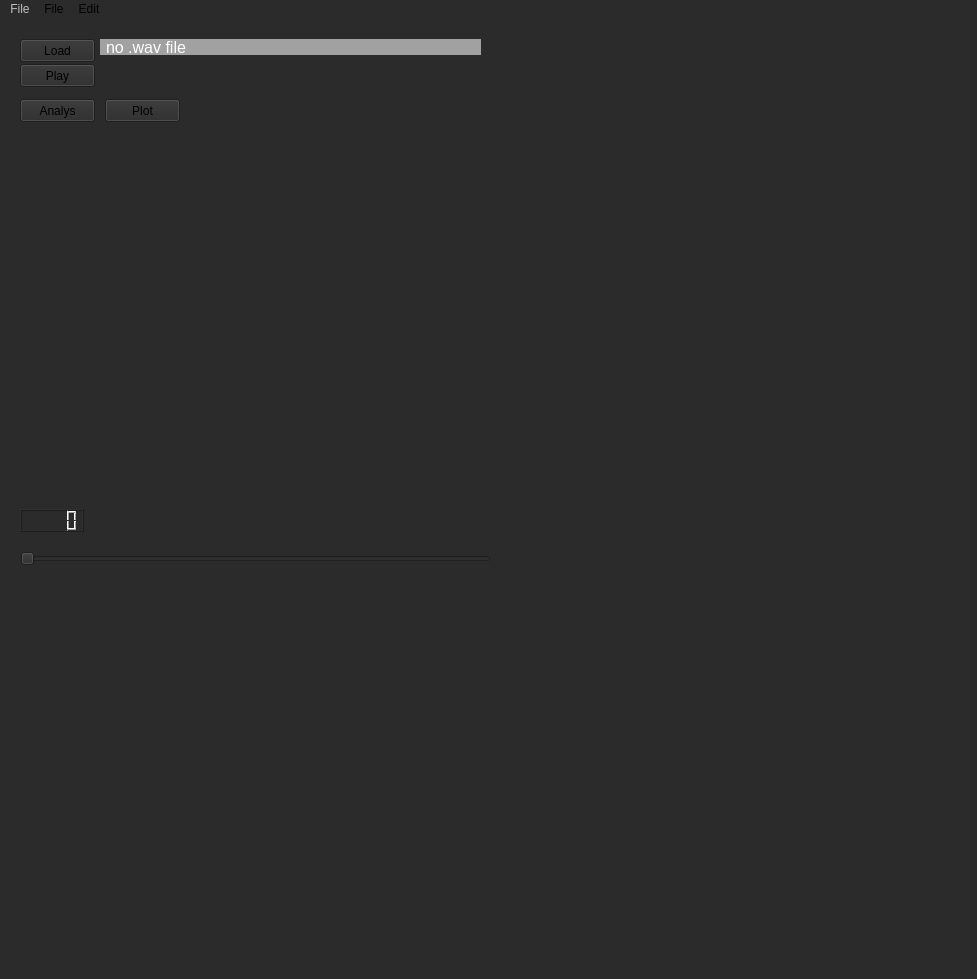
<?xml version="1.0" encoding="UTF-8"?>
<ui version="4.0">
 <class>MainWindow</class>
 <widget class="QMainWindow" name="MainWindow">
  <property name="geometry">
   <rect>
    <x>0</x>
    <y>0</y>
    <width>977</width>
    <height>979</height>
   </rect>
  </property>
  <property name="minimumSize">
   <size>
    <width>761</width>
    <height>485</height>
   </size>
  </property>
  <property name="windowTitle">
   <string>MainWindow</string>
  </property>
  <property name="styleSheet">
   <string notr="true">background-color: rgb(255, 255, 255);
background-color: rgb(43, 43, 43);
</string>
  </property>
  <widget class="QWidget" name="centralwidget">
   <widget class="QPushButton" name="load_btn">
    <property name="geometry">
     <rect>
      <x>20</x>
      <y>20</y>
      <width>75</width>
      <height>23</height>
     </rect>
    </property>
    <property name="text">
     <string>Load</string>
    </property>
   </widget>
   <widget class="QLabel" name="label">
    <property name="geometry">
     <rect>
      <x>100</x>
      <y>20</y>
      <width>381</width>
      <height>16</height>
     </rect>
    </property>
    <property name="font">
     <font>
      <pointsize>12</pointsize>
     </font>
    </property>
    <property name="styleSheet">
     <string notr="true">background-color:rgb(161, 161, 161);
color: rgb(255, 255, 255);
padding:2px;</string>
    </property>
    <property name="text">
     <string>no .wav file</string>
    </property>
   </widget>
   <widget class="QPushButton" name="play_btn">
    <property name="geometry">
     <rect>
      <x>20</x>
      <y>45</y>
      <width>75</width>
      <height>23</height>
     </rect>
    </property>
    <property name="text">
     <string>Play</string>
    </property>
   </widget>
   <widget class="QPushButton" name="ana_btn">
    <property name="geometry">
     <rect>
      <x>20</x>
      <y>80</y>
      <width>75</width>
      <height>23</height>
     </rect>
    </property>
    <property name="text">
     <string>Analys</string>
    </property>
   </widget>
   <widget class="WaveMplCanvas" name="figure1" native="true">
    <property name="geometry">
     <rect>
      <x>25</x>
      <y>135</y>
      <width>466</width>
      <height>171</height>
     </rect>
    </property>
   </widget>
   <widget class="QPushButton" name="plot_btn">
    <property name="geometry">
     <rect>
      <x>105</x>
      <y>80</y>
      <width>75</width>
      <height>23</height>
     </rect>
    </property>
    <property name="text">
     <string>Plot</string>
    </property>
   </widget>
   <widget class="GwtMplCanvas" name="figure2" native="true">
    <property name="geometry">
     <rect>
      <x>25</x>
      <y>315</y>
      <width>466</width>
      <height>171</height>
     </rect>
    </property>
   </widget>
   <widget class="QSlider" name="atTimeSlider">
    <property name="geometry">
     <rect>
      <x>20</x>
      <y>530</y>
      <width>471</width>
      <height>19</height>
     </rect>
    </property>
    <property name="maximum">
     <number>99</number>
    </property>
    <property name="singleStep">
     <number>1</number>
    </property>
    <property name="orientation">
     <enum>Qt::Horizontal</enum>
    </property>
   </widget>
   <widget class="SpectrumAtTimeMplCanvas" name="figure3" native="true">
    <property name="geometry">
     <rect>
      <x>20</x>
      <y>560</y>
      <width>471</width>
      <height>171</height>
     </rect>
    </property>
   </widget>
   <widget class="QLCDNumber" name="lcdNumber">
    <property name="geometry">
     <rect>
      <x>20</x>
      <y>490</y>
      <width>64</width>
      <height>23</height>
     </rect>
    </property>
   </widget>
  </widget>
  <widget class="QMenuBar" name="menubar">
   <property name="geometry">
    <rect>
     <x>0</x>
     <y>0</y>
     <width>977</width>
     <height>24</height>
    </rect>
   </property>
   <property name="palette">
    <palette>
     <active>
      <colorrole role="Button">
       <brush brushstyle="SolidPattern">
        <color alpha="255">
         <red>43</red>
         <green>43</green>
         <blue>43</blue>
        </color>
       </brush>
      </colorrole>
      <colorrole role="Base">
       <brush brushstyle="SolidPattern">
        <color alpha="255">
         <red>43</red>
         <green>43</green>
         <blue>43</blue>
        </color>
       </brush>
      </colorrole>
      <colorrole role="Window">
       <brush brushstyle="SolidPattern">
        <color alpha="255">
         <red>43</red>
         <green>43</green>
         <blue>43</blue>
        </color>
       </brush>
      </colorrole>
     </active>
     <inactive>
      <colorrole role="Button">
       <brush brushstyle="SolidPattern">
        <color alpha="255">
         <red>43</red>
         <green>43</green>
         <blue>43</blue>
        </color>
       </brush>
      </colorrole>
      <colorrole role="Base">
       <brush brushstyle="SolidPattern">
        <color alpha="255">
         <red>43</red>
         <green>43</green>
         <blue>43</blue>
        </color>
       </brush>
      </colorrole>
      <colorrole role="Window">
       <brush brushstyle="SolidPattern">
        <color alpha="255">
         <red>43</red>
         <green>43</green>
         <blue>43</blue>
        </color>
       </brush>
      </colorrole>
     </inactive>
     <disabled>
      <colorrole role="Button">
       <brush brushstyle="SolidPattern">
        <color alpha="255">
         <red>43</red>
         <green>43</green>
         <blue>43</blue>
        </color>
       </brush>
      </colorrole>
      <colorrole role="Base">
       <brush brushstyle="SolidPattern">
        <color alpha="255">
         <red>43</red>
         <green>43</green>
         <blue>43</blue>
        </color>
       </brush>
      </colorrole>
      <colorrole role="Window">
       <brush brushstyle="SolidPattern">
        <color alpha="255">
         <red>43</red>
         <green>43</green>
         <blue>43</blue>
        </color>
       </brush>
      </colorrole>
     </disabled>
    </palette>
   </property>
   <widget class="QMenu" name="menuFile">
    <property name="enabled">
     <bool>false</bool>
    </property>
    <property name="contextMenuPolicy">
     <enum>Qt::DefaultContextMenu</enum>
    </property>
    <property name="autoFillBackground">
     <bool>false</bool>
    </property>
    <property name="styleSheet">
     <string notr="true">background-color: rgb(73, 73, 73)
</string>
    </property>
    <property name="title">
     <string>File</string>
    </property>
    <property name="icon">
     <iconset>
      <normaloff>:/icon_fifi/icon_fifics.png</normaloff>:/icon_fifi/icon_fifics.png</iconset>
    </property>
    <property name="separatorsCollapsible">
     <bool>false</bool>
    </property>
   </widget>
   <widget class="QMenu" name="menuFiSig">
    <property name="autoFillBackground">
     <bool>false</bool>
    </property>
    <property name="styleSheet">
     <string notr="true">background-color: rgb(73, 73, 73);
border-right-color: rgb(0, 0, 0);
color: rgb(255, 255, 255);
border-color: rgb(0, 0, 0);</string>
    </property>
    <property name="title">
     <string>File</string>
    </property>
    <addaction name="actionOpen_wav_2"/>
    <addaction name="actionClose_2"/>
   </widget>
   <widget class="QMenu" name="menuEdit">
    <property name="styleSheet">
     <string notr="true">color: rgb(255, 255, 255);</string>
    </property>
    <property name="title">
     <string>Edit</string>
    </property>
   </widget>
   <addaction name="menuFile"/>
   <addaction name="menuFiSig"/>
   <addaction name="menuEdit"/>
  </widget>
  <widget class="QStatusBar" name="statusbar"/>
  <action name="actionOpen_wav">
   <property name="text">
    <string>Open(.wav)</string>
   </property>
  </action>
  <action name="actionClose">
   <property name="text">
    <string>Close</string>
   </property>
  </action>
  <action name="actionOpen_wav_2">
   <property name="text">
    <string>Open(.wav)</string>
   </property>
  </action>
  <action name="actionClose_2">
   <property name="checkable">
    <bool>false</bool>
   </property>
   <property name="text">
    <string>Close</string>
   </property>
  </action>
 </widget>
 <customwidgets>
  <customwidget>
   <class>WaveMplCanvas</class>
   <extends>QWidget</extends>
   <header>FiSig.MplCanvas.h</header>
   <container>1</container>
   <slots>
    <slot>updateAtTime()</slot>
   </slots>
  </customwidget>
  <customwidget>
   <class>GwtMplCanvas</class>
   <extends>QWidget</extends>
   <header>FiSig.MplCanvas.h</header>
   <container>1</container>
   <slots>
    <slot>updateAtTime()</slot>
   </slots>
  </customwidget>
  <customwidget>
   <class>SpectrumAtTimeMplCanvas</class>
   <extends>QWidget</extends>
   <header>FiSig.MplCanvas.h</header>
   <container>1</container>
   <slots>
    <slot>updateAtTime()</slot>
   </slots>
  </customwidget>
 </customwidgets>
 <tabstops>
  <tabstop>load_btn</tabstop>
 </tabstops>
 <resources/>
 <connections>
  <connection>
   <sender>load_btn</sender>
   <signal>clicked()</signal>
   <receiver>MainWindow</receiver>
   <slot>openFileDialog()</slot>
   <hints>
    <hint type="sourcelabel">
     <x>57</x>
     <y>55</y>
    </hint>
    <hint type="destinationlabel">
     <x>380</x>
     <y>242</y>
    </hint>
   </hints>
  </connection>
  <connection>
   <sender>actionClose_2</sender>
   <signal>triggered()</signal>
   <receiver>MainWindow</receiver>
   <slot>close()</slot>
   <hints>
    <hint type="sourcelabel">
     <x>-1</x>
     <y>-1</y>
    </hint>
    <hint type="destinationlabel">
     <x>380</x>
     <y>242</y>
    </hint>
   </hints>
  </connection>
  <connection>
   <sender>actionOpen_wav_2</sender>
   <signal>triggered()</signal>
   <receiver>MainWindow</receiver>
   <slot>openFileDialog()</slot>
   <hints>
    <hint type="sourcelabel">
     <x>-1</x>
     <y>-1</y>
    </hint>
    <hint type="destinationlabel">
     <x>380</x>
     <y>242</y>
    </hint>
   </hints>
  </connection>
  <connection>
   <sender>MainWindow</sender>
   <signal>fileloaded(QString)</signal>
   <receiver>label</receiver>
   <slot>setText(QString)</slot>
   <hints>
    <hint type="sourcelabel">
     <x>380</x>
     <y>242</y>
    </hint>
    <hint type="destinationlabel">
     <x>290</x>
     <y>54</y>
    </hint>
   </hints>
  </connection>
  <connection>
   <sender>MainWindow</sender>
   <signal>fileloaded(QString)</signal>
   <receiver>MainWindow</receiver>
   <slot>flashStatusBar()</slot>
   <hints>
    <hint type="sourcelabel">
     <x>380</x>
     <y>242</y>
    </hint>
    <hint type="destinationlabel">
     <x>380</x>
     <y>242</y>
    </hint>
   </hints>
  </connection>
  <connection>
   <sender>play_btn</sender>
   <signal>clicked()</signal>
   <receiver>MainWindow</receiver>
   <slot>playAudio()</slot>
   <hints>
    <hint type="sourcelabel">
     <x>57</x>
     <y>80</y>
    </hint>
    <hint type="destinationlabel">
     <x>380</x>
     <y>242</y>
    </hint>
   </hints>
  </connection>
  <connection>
   <sender>MainWindow</sender>
   <signal>fileloaded(QString)</signal>
   <receiver>MainWindow</receiver>
   <slot>setAudioFile()</slot>
   <hints>
    <hint type="sourcelabel">
     <x>380</x>
     <y>242</y>
    </hint>
    <hint type="destinationlabel">
     <x>380</x>
     <y>242</y>
    </hint>
   </hints>
  </connection>
  <connection>
   <sender>ana_btn</sender>
   <signal>clicked()</signal>
   <receiver>MainWindow</receiver>
   <slot>analys()</slot>
   <hints>
    <hint type="sourcelabel">
     <x>57</x>
     <y>115</y>
    </hint>
    <hint type="destinationlabel">
     <x>380</x>
     <y>242</y>
    </hint>
   </hints>
  </connection>
  <connection>
   <sender>plot_btn</sender>
   <signal>clicked()</signal>
   <receiver>MainWindow</receiver>
   <slot>plot()</slot>
   <hints>
    <hint type="sourcelabel">
     <x>142</x>
     <y>115</y>
    </hint>
    <hint type="destinationlabel">
     <x>380</x>
     <y>242</y>
    </hint>
   </hints>
  </connection>
  <connection>
   <sender>atTimeSlider</sender>
   <signal>valueChanged(int)</signal>
   <receiver>figure3</receiver>
   <slot>updateAtTime()</slot>
   <hints>
    <hint type="sourcelabel">
     <x>590</x>
     <y>112</y>
    </hint>
    <hint type="destinationlabel">
     <x>611</x>
     <y>215</y>
    </hint>
   </hints>
  </connection>
  <connection>
   <sender>atTimeSlider</sender>
   <signal>valueChanged(int)</signal>
   <receiver>lcdNumber</receiver>
   <slot>display(int)</slot>
   <hints>
    <hint type="sourcelabel">
     <x>733</x>
     <y>112</y>
    </hint>
    <hint type="destinationlabel">
     <x>738</x>
     <y>71</y>
    </hint>
   </hints>
  </connection>
  <connection>
   <sender>atTimeSlider</sender>
   <signal>valueChanged(int)</signal>
   <receiver>figure2</receiver>
   <slot>updateAtTime()</slot>
   <hints>
    <hint type="sourcelabel">
     <x>541</x>
     <y>117</y>
    </hint>
    <hint type="destinationlabel">
     <x>312</x>
     <y>393</y>
    </hint>
   </hints>
  </connection>
  <connection>
   <sender>atTimeSlider</sender>
   <signal>valueChanged(int)</signal>
   <receiver>figure1</receiver>
   <slot>updateAtTime()</slot>
   <hints>
    <hint type="sourcelabel">
     <x>654</x>
     <y>112</y>
    </hint>
    <hint type="destinationlabel">
     <x>231</x>
     <y>172</y>
    </hint>
   </hints>
  </connection>
 </connections>
 <slots>
  <signal>fileloaded(QString)</signal>
  <signal>fileloaded()</signal>
  <slot>openFileDialog()</slot>
  <slot>flashStatusBar()</slot>
  <slot>playAudio()</slot>
  <slot>setAudioFile()</slot>
  <slot>analys()</slot>
  <slot>plot()</slot>
 </slots>
</ui>
